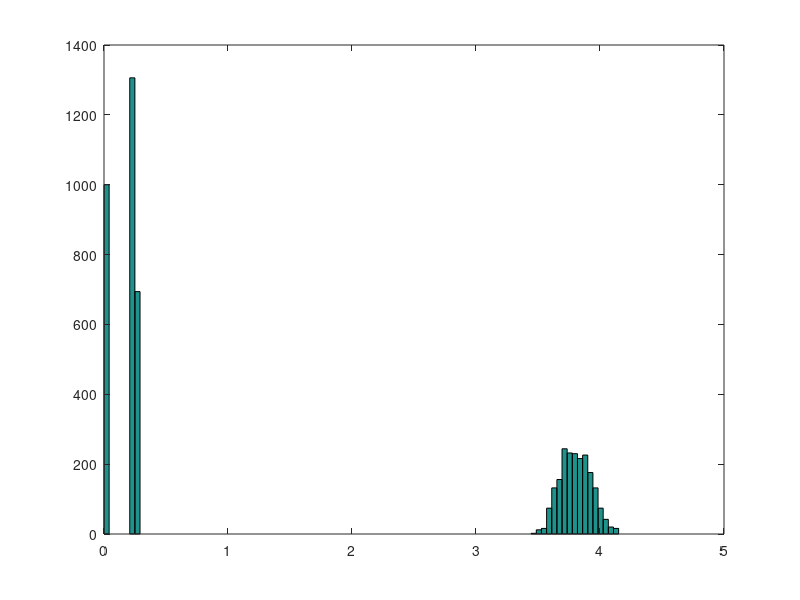

Reproduce this figure in MATLAB.
L1 = 6.75/4;
L2 = 13.5/5.5;
L3 = 11907/152;
C1 = 2/2.25;
C2 = (968/5103);
C3 = 32/1701;

P = [];
F1 = [];
F2 = [];
F3 = [];
A = [L1 L2 L3 C1 C2 C3];
q = sqrt(-1);

for j= 1:1000
	for i= 1:6
		B(i) = A(i)+(-0.1+0.2*rand)*A(i);
    end
    
    n6 = B(1)*B(2)*B(3)*B(4)*B(5)*B(6);
    n4 = (B(1)*B(3)*B(4)*B(6))+(B(5)*B(2)*B(4)*B(1))+(B(6)*B(2)*B(4)*B(1))+(B(6)*B(3)*B(5)*B(2))+(B(3)*B(1)*B(6)*B(5));
    n2 = (B(4)*B(1))+(B(6)*B(3))+(B(3)*B(5))+(B(6)*B(2))+(B(1)*B(5))+(B(6)*B(1));
    n0 = 1;
    d5 = B(4)*B(3)*B(6)*B(2)*B(5)+B(6)*B(3)*B(5)*B(1)*B(4);
    d3 = (B(3)*B(6)*B(4))+(B(3)*B(5)*B(4))+(B(2)*B(6)*B(4))+(B(1)*B(5)*B(4))+(B(4)*B(6)*B(1));
    d1 =  B(4);
    
    numz = [n6 0 n4 0 n2 0 n0];
	denz = [d5 0 d3 0 d1 0];
	Z = tf(numz,denz);

	P = cat(1,P,abs(pole(Z)/q));
end

hist(P,100);